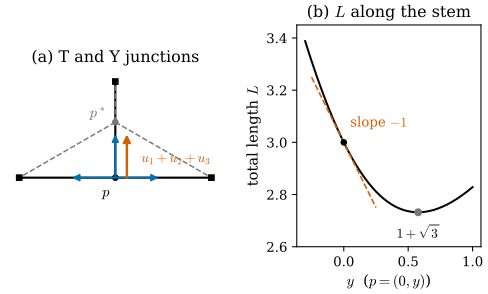

Write Python code to recreate this figure.
"""Figure 46.5.2: junctions. The first variation at a junction point p is -(sum of the unit directions) delta_p.

(a) three segments from a junction p to the fixed endpoints a1 = (-1, 0), a2 = (1, 0), a3 = (0, 1). Solid: the T junction
p = (0, 0), with the unit directions u_l (blue) and their sum u1 + u2 + u3 = (0, 1) (vermilion), the direction in which
moving p shortens the network fastest. Dashed: the 120-degree junction at p* = (0, 1/sqrt3), where the sum is 0.
(b) total length L(p) for p = (0, y): L = 2 sqrt(1 + y^2) + (1 - y); slope -1 at y = 0, minimum 1 + sqrt3 at y = 1/sqrt3.

Run from the project root: PYTHONPATH=tools python3 chapters/46-varifold-background/figures/fig-46-5-2-junctions.py
"""
import math
import sys
from pathlib import Path

import numpy as np

sys.path.insert(0, str(Path(__file__).resolve().parents[1] / "lib"))
import dgfig  # noqa: E402

dgfig.setup()
import matplotlib.pyplot as plt  # noqa: E402

C = dgfig.COLORS
A = np.array([[-1.0, 0.0], [1.0, 0.0], [0.0, 1.0]])


def units(p):
    d = A - p
    return d / np.linalg.norm(d, axis=1, keepdims=True)


def length(p):
    return float(np.sum(np.linalg.norm(A - p, axis=1)))


p0 = np.zeros(2)
ps = np.array([0.0, 1 / math.sqrt(3)])
U0, Us = units(p0), units(ps)
# self-checks: grad L(p) = -sum u_l; the sum vanishes at p* and the angles there are 120 degrees
h = 1e-6
grad = np.array([(length(p0 + h * e) - length(p0 - h * e)) / (2 * h) for e in np.eye(2)])
assert np.allclose(grad, -U0.sum(axis=0), atol=1e-8) and np.allclose(U0.sum(axis=0), [0, 1])
assert np.allclose(Us.sum(axis=0), 0, atol=1e-12)
for i in range(3):
    for j in range(i + 1, 3):
        assert abs(math.degrees(math.acos(Us[i] @ Us[j])) - 120) < 1e-9
assert abs(length(ps) - (1 + math.sqrt(3))) < 1e-12 and abs(length(p0) - 3) < 1e-12

fig, axes = plt.subplots(1, 2, figsize=(6.4, 3.0), gridspec_kw={"width_ratios": [1.2, 1], "wspace": 0.35})
ax = axes[0]
for a in A:
    ax.plot([p0[0], a[0]], [p0[1], a[1]], color=C["main"], lw=1.6)
    ax.plot([ps[0], a[0]], [ps[1], a[1]], color=C["aux"], lw=1.1, ls="--")
ax.plot(*A.T, "s", color=C["main"], ms=4)
for u in U0:
    ax.annotate("", xy=p0 + 0.45 * u, xytext=p0, arrowprops=dict(arrowstyle="-|>", color=C["tangent"], lw=1.5,
                                                              shrinkA=0, shrinkB=0, mutation_scale=10))
s = U0.sum(axis=0)
ax.annotate("", xy=p0 + 0.45 * s + np.array([0.12, 0]), xytext=p0 + np.array([0.12, 0]),
            arrowprops=dict(arrowstyle="-|>", color=C["normal"], lw=1.8, shrinkA=0, shrinkB=0, mutation_scale=11))
ax.text(0.27, 0.2, r"$u_1 + u_2 + u_3$", fontsize=10, color=C["normal"], ha="left", va="center")
ax.plot(*p0, "o", color=C["main"], ms=4)
ax.plot(*ps, "o", color=C["aux"], ms=4)
ax.text(-0.06, -0.08, r"$p$", fontsize=11, ha="right", va="top")
ax.text(-0.08, ps[1] + 0.02, r"$p^*$", fontsize=11, ha="right", va="bottom", color=C["aux"])
ax.set_aspect("equal")
ax.set_xlim(-1.15, 1.15)
ax.set_ylim(-0.25, 1.12)
ax.set_axis_off()
ax.set_title("(a) T and Y junctions", fontsize=12)

ax = axes[1]
y = np.linspace(-0.3, 1.0, 400)
L = 2 * np.sqrt(1 + y ** 2) + (1 - y)
ax.plot(y, L, color=C["main"], lw=1.5)
ax.plot([-0.25, 0.25], [3 + 0.25, 3 - 0.25], color=C["normal"], lw=1.2, ls="--")
ax.plot(0, 3, "o", color=C["main"], ms=4)
ax.plot(1 / math.sqrt(3), 1 + math.sqrt(3), "o", color=C["aux"], ms=5)
ax.text(0.05, 3.05, r"slope $-1$", fontsize=10, ha="left", va="bottom", color=C["normal"])
ax.text(1 / math.sqrt(3), 1 + math.sqrt(3) - 0.05, r"$1+\sqrt{3}$", fontsize=10, ha="center", va="top")
ax.set_xlabel(r"$y$  ($p = (0, y)$)")
ax.set_ylabel(r"total length $L$")
ax.set_ylim(2.6, 3.45)
ax.set_title(r"(b) $L$ along the stem", fontsize=12)

dgfig.save(fig, __file__)
